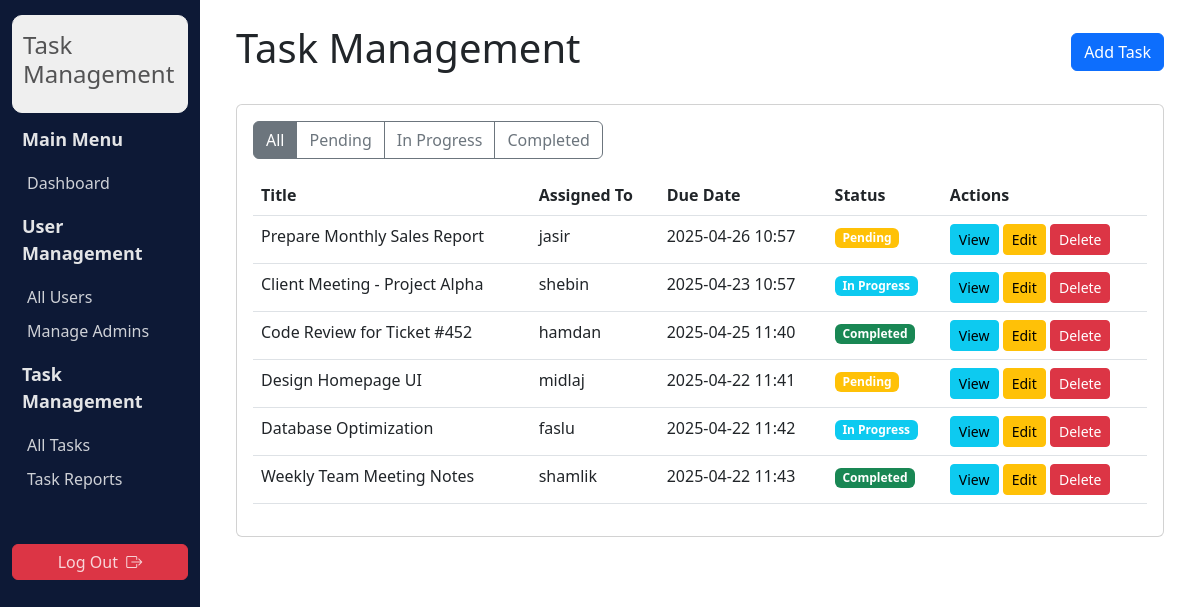
Page /admin_panel/admin_tasks/ (signed in) on the committed database.
### tasks/models.py (models this page shows, shortened)
class Task(models.Model):
    STATUS_PENDING = 'pending'
    STATUS_IN_PROGRESS = 'in_progress'
    STATUS_COMPLETED = 'completed'
    STATUS_CHOICES = [
        (STATUS_PENDING, 'Pending'),
        (STATUS_IN_PROGRESS, 'In Progress'),
        (STATUS_COMPLETED, 'Completed'),
    ]
    title = models.CharField(max_length=200)
    description = models.TextField()
    assigned_to = models.ForeignKey(User, on_delete=models.CASCADE, related_name='assigned_tasks')
    created_by = models.ForeignKey(User, on_delete=models.CASCADE, related_name='created_tasks')
    due_date = models.DateTimeField()
    status = models.CharField(max_length=20, choices=STATUS_CHOICES, default=STATUS_PENDING)
    completion_report = models.TextField(blank=True, null=True)
    worked_hours = models.DecimalField(max_digits=6, decimal_places=2, null=True, blank=True)
    created_at = models.DateTimeField(auto_now_add=True)
    updated_at = models.DateTimeField(auto_now=True)

### users/models.py (models this page shows, shortened)
class User(AbstractUser):
    USER = 'user'
    ADMIN = 'admin'
    SUPER_ADMIN = 'superadmin'
    ROLE_CHOICES = [
        (USER, 'User'),
        (ADMIN, 'Admin'),
        (SUPER_ADMIN, 'Super Admin'),
    ]
    email = models.EmailField(unique=True)
    role = models.CharField(max_length=20, choices=ROLE_CHOICES, default=USER)
    admin = models.ForeignKey('self', on_delete=models.SET_NULL, null=True, blank=True, related_name='users')
    objects = UserManager()

### admin_panel/views.py (the view)
# urls.py: path('admin_tasks/', admin_views.admin_tasks, name='admin_tasks'),
@login_required
@admin_required
def admin_tasks(request):
    if request.user.role == User.SUPER_ADMIN:
        users = User.objects.filter(role=User.USER)
        tasks = Task.objects.all().select_related('assigned_to')
    else:  # Admin
        users = User.objects.filter(admin=request.user, role=User.USER)
        tasks = Task.objects.filter(assigned_to__admin=request.user).select_related('assigned_to')
    context = {
        'tasks': tasks,
        'users': users,
    }
    return render(request, 'admin_panel/tasks.html', context)

### admin_panel/views.py (called while the page is built)
def admin_required(view_func):
    @wraps(view_func)
    def _wrapped_view(request, *args, **kwargs):
        if not hasattr(request.user, 'role') or (request.user.role != User.ADMIN and request.user.role != User.SUPER_ADMIN):
            return HttpResponseForbidden("You don't have permission to access this page")
        return view_func(request, *args, **kwargs)
    return _wrapped_view

### templates/admin_panel/tasks.html (shortened to what this page needs)
{% extends 'admin_panel/base.html' %}
{% block content %}
<div class="d-flex justify-content-between align-items-center mb-4">
    <h1>Task Management</h1>
    <button type="button" class="btn btn-primary" data-bs-toggle="modal" data-bs-target="#addTaskModal">
        Add Task
    </button>
</div>
<div class="card">
    <div class="card-body">
        <div class="mb-3">
            <div class="btn-group" role="group">
                <button type="button" class="btn btn-outline-secondary task-filter active" data-filter="all">All</button>
                <button type="button" class="btn btn-outline-secondary task-filter" data-filter="pending">Pending</button>
                <button type="button" class="btn btn-outline-secondary task-filter" data-filter="in_progress">In Progress</button>
                <button type="button" class="btn btn-outline-secondary task-filter" data-filter="completed">Completed</button>
            </div>
        </div>
        <table class="table">
            <thead>
                <tr>
                    <th>Title</th>
                    <th>Assigned To</th>
                    <th>Due Date</th>
                    <th>Status</th>
                    <th>Actions</th>
                </tr>
            </thead>
            <tbody>
                {% for task in tasks %}
                <tr class="task-row" data-status="{{ task.status }}">
                    <td>{{ task.title }}</td>
                    <td>{{ task.assigned_to.username }}</td>
                    <td>{{ task.due_date|date:"Y-m-d H:i" }}</td>
                    <td>
                        <span class="badge {% if task.status == 'pending' %}bg-warning{% elif task.status == 'in_progress' %}bg-info{% else %}bg-success{% endif %}">
                            {{ task.get_status_display }}
                        </span>
                    </td>
                    <td>
                        <button class="btn btn-sm btn-info" data-bs-toggle="modal" data-bs-target="#viewTaskModal{{ task.id }}">View</button>
                        <button class="btn btn-sm btn-warning" data-bs-toggle="modal" data-bs-target="#editTaskModal{{ task.id }}">Edit</button>
                        <button class="btn btn-sm btn-danger" data-bs-toggle="modal" data-bs-target="#deleteTaskModal{{ task.id }}">Delete</button>
                    </td>
                </tr>
                {% empty %}
                <tr>
                    <td colspan="5" class="text-center">No tasks found</td>
                </tr>
                {% endfor %}
            </tbody>
        </table>
    </div>
</div>
{% endblock %}

### rows in the picture
Task: title "Prepare Monthly Sales Report", assigned_to.username "jasir", due_date "2025-04-26 10:57", status "Pending"
Task: title "Client Meeting - Project Alpha", assigned_to.username "shebin", due_date "2025-04-23 10:57", status "In Progress"
Task: title "Code Review for Ticket #452", assigned_to.username "hamdan", due_date "2025-04-25 11:40", status "Completed"
Task: title "Design Homepage UI", assigned_to.username "midlaj", due_date "2025-04-22 11:41", status "Pending"
Task: title "Database Optimization", assigned_to.username "faslu", due_date "2025-04-22 11:42", status "In Progress"
Task: title "Weekly Team Meeting Notes", assigned_to.username "shamlik", due_date "2025-04-22 11:43", status "Completed"
